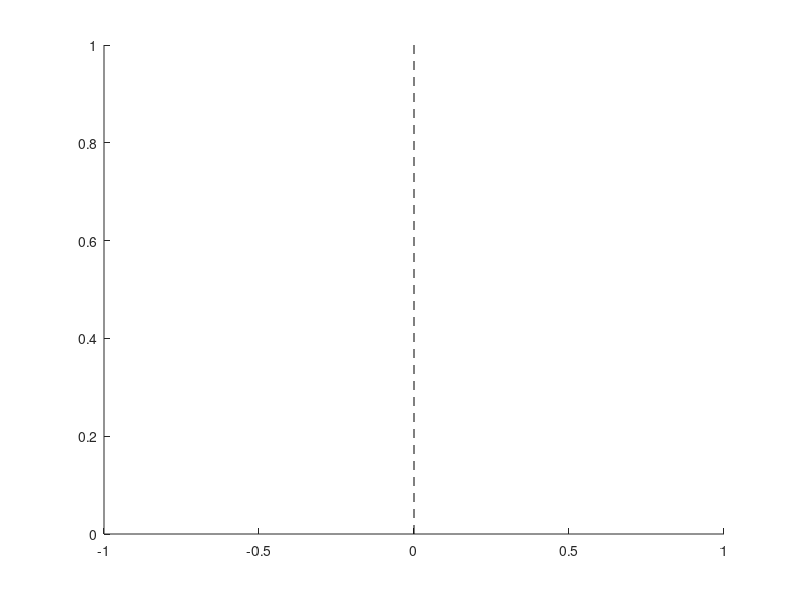

The MATLAB source for this figure:
function h = verline(x, style)
% VERLINE(Y)
%
% Plot vertical line through current axis at width X.
%
% VERLINE(...,'LineSpec') uses the color and linestyle specified by 
% the string 'LineSpec'. See PLOT for possibilities.
%
% H = VERLINE(...) returns a vector of lineseries handles in H.
%
% See also HORLINE, UNITYLINE
%

% (c) 2011 Marc van Wanrooij

%% Initialization
if nargin < 2, style = 'k--'; end
if nargin < 1, x = 0; end


x       = x(:)'; % Create a column vector
n_as    = get(gca,'Nextplot');
n_fi    = get(gcf,'Nextplot');
oldhold = ishold;
hold on;
y_lim   = get(gca,'YLim');
for i = 1:length(x)
    h       = plot([x(i);x(i)], y_lim, style);
end
set(gca,'Nextplot',n_as);
set(gcf,'Nextplot',n_fi);
if ~oldhold
	hold off;
end

if nargout==0
	clear h
end